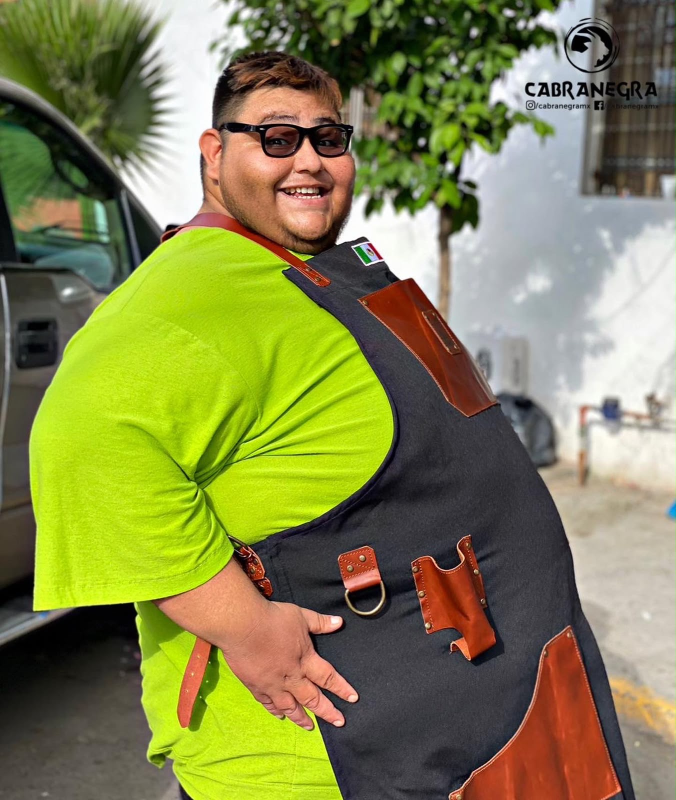
#> input picture video-influencers/fuentes/fotos/14.jpg, 1352 x 1600 px, found by its file name (shown at 1/2 size)
$ python -i build_v2.py   (imports and definitions only)
#> lines starting #> are read from the running program, lines starting #| are printed output that depends on the picture
"""Reel ~16 s — Cabra Negra × influencers.

Abre con los creadores diciendo "Cabra Negra" (audio original + subtítulo),
después montaje rápido con música.

uv run --with numpy --with pillow --with imageio-ffmpeg python build.py
Sale en salida/cabra_negra_influencers.mp4 (1080x1920, 30 fps).
"""

import math
import subprocess
import wave
from pathlib import Path

import imageio_ffmpeg
import numpy as np
from PIL import Image, ImageDraw, ImageFilter, ImageFont

# [1 line that did not run here, left out]
RAIZ = Path(__file__).parent
FOTOS = RAIZ / "fuentes/fotos"
VIDEOS = RAIZ / "fuentes/videos"
ASSETS = Path.home() / "Documents/Cabra_Negra/sitio/assets"
FUENTES = Path.home() / "Documents/Cabra_Negra/sitio/cotizacion/fuentes"
SALIDA = RAIZ / "salida"
# [1 line not run here, left out]

W, H, FPS = 1080, 1920, 30

# Paleta oficial (catálogo 2026)
CARBON = (12, 16, 19)
BRASA = (200, 121, 47)
ASCUA = (248, 156, 60)
BLANCO = (255, 255, 255)

F_BOLD = str(FUENTES / "Outfit-Bold.ttf")
F_SEMI = str(FUENTES / "Outfit-SemiBold.ttf")


def fuente(ruta, tam):
    return ImageFont.truetype(ruta, tam)


# ---------------------------------------------------------------- easing
def clamp(x, a=0.0, b=1.0):
    return max(a, min(b, x))


def out_cubic(x):
    x = clamp(x)
    return 1 - (1 - x) ** 3


def in_out_cubic(x):
    x = clamp(x)
    return 4 * x**3 if x < 0.5 else 1 - (-2 * x + 2) ** 3 / 2


def out_back(x, s=1.6):
    x = clamp(x)
    return 1 + (s + 1) * (x - 1) ** 3 + s * (x - 1) ** 2


# ---------------------------------------------------------------- fuentes de imagen
def cargar_foto(nombre, crop=None, modo="cover"):
    im = Image.open(FOTOS / nombre).convert("RGB")
    if crop:
        im = im.crop(crop)
    if modo == "contain":
        # fondo desenfocado + foto completa encima
        fondo = cubrir(im, 1.0, 0.5, 0.5).filter(ImageFilter.GaussianBlur(40))
        fondo = Image.blend(fondo, Image.new("RGB", (W, H), CARBON), 0.45)
        k = W / im.width
        fg = im.resize((W, round(im.height * k)), Image.LANCZOS)
        fondo.paste(fg, (0, (H - fg.height) // 2))
        return fondo
    return im


# [46 lines left out: functions cubrir, decodificar, not called in this run]


# ---------------------------------------------------------------- guion
# Tarjeta de story de IG (lobogrill_, brass.mx, elguayabo.mx): recorte al interior
TARJETA = (58, 104, 460, 818)
VENT = 0.12  # media ventana de transición (s)

# 1) Testimonios: se oye la voz original. ss/dur salen de transcripciones/*.json
#    (Whisper, tiempos por palabra). "dice" = palabras con su tiempo relativo a ss.
TESTIMONIOS = [
    dict(
        video="v13.mp4",
        ss=2.95,
        dur=2.00,
        tag=None,
        dice=[
            (0.13, "MI"),
            (0.29, "PRIMERA"),
            (0.49, "TABLA"),
            (0.83, "QUE"),
            (0.97, "ME"),
            (1.09, "ENVIÓ"),
            (1.27, "CABRA"),
            (1.59, "NEGRA"),
        ],
    ),
    dict(
        video="v02.mp4",
        ss=1.70,
        dur=1.90,
        tag="@pardetres_mx",
        dice=[
            (0.06, "NUESTROS"),
            (0.30, "VALEDORES"),
            (0.76, "DE"),
            (0.98, "CABRA"),
            (1.30, "NEGRA"),
        ],
    ),
    dict(
        video="v03.mp4",
        ss=1.42,
        dur=1.30,
        crop=(36, 66, 500, 889),
        tag="@fooddealers.mx",
        dice=[(0.08, "AGRADECER"), (0.44, "A"), (0.52, "CABRA"), (0.78, "NEGRA")],
    ),
    dict(
        video="v14.mp4",
        ss=0.55,
        dur=2.08,
        crop=(29, 40, 524, 932),
        tag="@chefdieguillo",
        dice=[
            (0.03, "VEAN"),
            (0.15, "LO"),
            (0.25, "QUE"),
            (0.33, "MANDARON"),
            (0.59, "MIS"),
            (0.75, "AMIGOS"),
            (1.01, "DE"),
            (1.13, "CABRA"),
            (1.39, "NEGRA"),
        ],
    ),
    dict(
        video="v12.mp4",
        ss=35.10,
        dur=1.95,
        crop=TARJETA,
        tag="@lobogrill_",
        dice=[
            (0.04, "QUIERO"),
            (0.30, "AGRADECERLE"),
            (0.74, "A MI"),
            (0.80, "COMPADRE"),
            (1.24, "CABRA"),
            (1.52, "NEGRA"),
        ],
    ),
]
# 2) Montaje con música (cortes en rejilla de 0.25 s desde el drop)
MONTAJE = [
    dict(foto="1.jpg", dur=0.75, crop=(10, 150, 728, 1427), tag="@robegrill", cy=0.45),
    dict(foto="4.jpg", dur=0.50, crop=(90, 160, 810, 1440)),
    dict(video="v11.mp4", dur=0.75, ss=15.0, crop=TARJETA, tag="@brass.mx"),
    dict(foto="12.jpg", dur=0.50, modo="contain"),
    dict(video="v05.mp4", dur=0.75, ss=19.6, crop=TARJETA, tag="@elguayabo.mx"),
    dict(foto="13.jpg", dur=0.50, crop=(170, 0, 1070, 1600)),
    dict(foto="11.jpg", dur=0.50, tag="@elcapiperez", cy=0.55),
    dict(foto="7.jpg", dur=0.25, modo="contain"),
    dict(foto="8.jpg", dur=0.25, crop=(60, 0, 960, 1600)),
    dict(foto="10.jpg", dur=0.25, modo="contain"),
]
DUR_OUTRO = 1.9

TOMAS = []
_t = 0.0
# [4 lines not run here, left out]
# [1 line that did not run here, left out]
T_OUTRO = _t
DUR = round((T_OUTRO + DUR_OUTRO) * FPS) / FPS
N = int(round(DUR * FPS))

# Transición en cada corte
_tipos_test = ["flash", "zoom", "flash", "zoom"]
_tipos_mont = [
    "chevron",
    "whip",
    "zoom",
    "whipv",
    "flash",
    "whip",
    "zoom",
    "corte",
    "corte",
    "corte",
]
TRANS = {}
# [4 lines not run here, left out]
TRANS[T_OUTRO] = "chevron"


# [25 lines left out: functions preparar, imagen_toma, not called in this run]


# ---------------------------------------------------------------- elementos gráficos
# [3 lines not run here, left out]
# [1 line that did not run here, left out]
# [1 line not run here, left out]


# [122 lines left out: functions chevron, mascara_chevron, pastilla, texto_mascara, cuadro_outro, toma_en and 1 more, not called in this run]


F_SUB = fuente(F_BOLD, 76)


# [60 lines left out: functions subtitulo, con_overlays, not called in this run]


def _grad():
    g = np.zeros((H, W, 4), np.uint8)
    y = np.linspace(0, 1, H)[:, None]
    a = np.clip((y - 0.5) / 0.5, 0, 1) ** 1.4 * 170
    g[..., :3] = CARBON
    g[..., 3] = a.astype(np.uint8)
    return Image.fromarray(g, "RGBA")


GRAD = _grad()
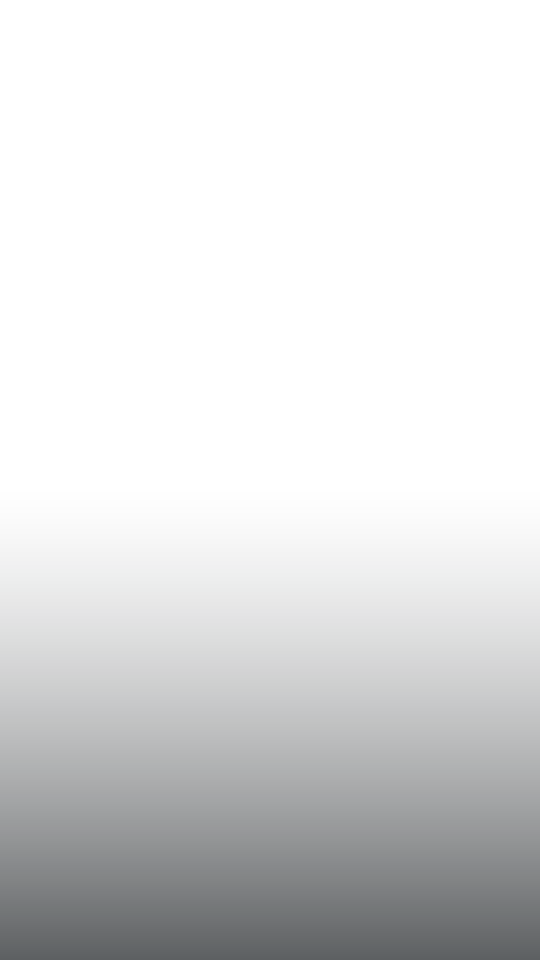
#> GRAD: PIL image 1080x1920 RGBA (shown at 1/2 size); mean R, G, B, A 12, 16, 19, 35.2; transparent parts drawn white


# [79 lines left out: functions cuadro_final, render_cerca, desenfoque_h, desenfoque_v, transicion, not called in this run]


# ---------------------------------------------------------------- audio
SR = 44100


# [219 lines left out: functions voz, audio, main, not called in this run]


# [7 lines not run here, left out]

>>> result = cargar_foto('fuentes/fotos/14.jpg')
#> in cargar_foto, im is the input picture: PIL image 1352x1600 RGB; mean R, G, B 131, 131.7, 78.6
